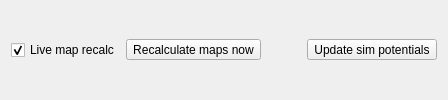
              <widget class="QFrame" name="_live_map_control_frame">
               <property name="minimumSize">
                <size>
                 <width>0</width>
                 <height>50</height>
                </size>
               </property>
               <property name="frameShape">
                <enum>QFrame::NoFrame</enum>
               </property>
               <property name="frameShadow">
                <enum>QFrame::Raised</enum>
               </property>
               <layout class="QHBoxLayout" name="horizontalLayout_48">
                <item>
                 <widget class="QCheckBox" name="_live_map_recalc_checkbox">
                  <property name="text">
                   <string>Live map recalc</string>
                  </property>
                  <property name="checked">
                   <bool>true</bool>
                  </property>
                 </widget>
                </item>
                <item>
                 <widget class="QToolButton" name="_live_map_recalc_button">
                  <property name="text">
                   <string>Recalculate maps now</string>
                  </property>
                 </widget>
                </item>
                <item>
                 <spacer name="horizontalSpacer_32">
                  <property name="orientation">
                   <enum>Qt::Horizontal</enum>
                  </property>
                  <property name="sizeHint" stdset="0">
                   <size>
                    <width>40</width>
                    <height>20</height>
                   </size>
                  </property>
                 </spacer>
                </item>
                <item>
                 <widget class="QToolButton" name="_live_map_update_sim_button">
                  <property name="text">
                   <string>Update sim potentials</string>
                  </property>
                 </widget>
                </item>
               </layout>
              </widget>
